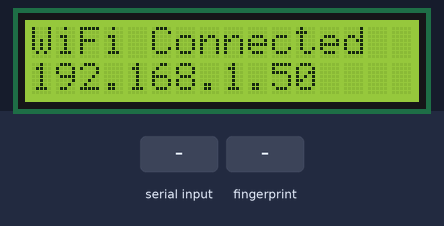
A sketch run on a simulated ESP32. Parts: 16×2 character LCD. The inputs (shaded band) are chosen by the test bench. WiFi joins after 1.5 s; servers stay silent unless stated; uploads are accepted with an empty reply; what the sketch prints to the serial monitor is not drawn.

Above: at 3.9 s.
4.0 s: "90,45\n" received over Serial
At 5.6 s:
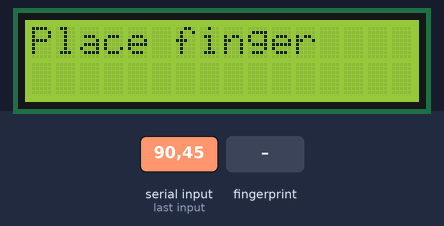
6.5 s: finger stored as number 1 placed on the sensor
At 7.6 s:
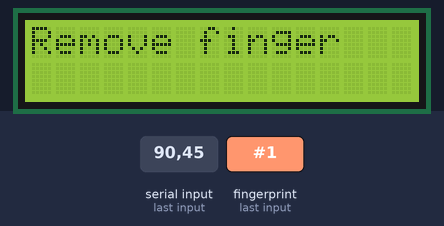
9.5 s: finger stored as number 1 placed on the sensor
At 10.7 s:
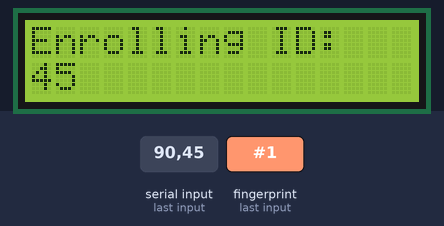
Timing chart, 0 to 12.5 s (numbered marks = the images above; inputs shaded):
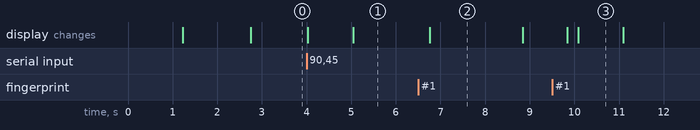

The sketch:

enroll_fingerprint_http.ino
```cpp
#include <Adafruit_Fingerprint.h>
#include <WiFi.h>
#include <HTTPClient.h>
#include <Wire.h>
#include <LiquidCrystal_I2C.h>

// Pin configuration for fingerprint sensor
#define RX_PIN 16
#define TX_PIN 17

// Wi-Fi credentials
const char* ssid = "TP-Link_C090";
const char* password = "30888630";

// Server URL for storing fingerprint data
const char* serverUrl = "http://192.168.201.236/update_fingerprint.php";

// Hardware Serial for fingerprint sensor (using UART2)
HardwareSerial mySerial(2);
Adafruit_Fingerprint finger = Adafruit_Fingerprint(&mySerial);

// LCD configuration (16x2, I2C address 0x27)
LiquidCrystal_I2C lcd(0x27, 16, 2);

void setup() {
    Serial.begin(115200);
    mySerial.begin(57600, SERIAL_8N1, RX_PIN, TX_PIN); // Initialize fingerprint sensor

    // Initialize LCD
    lcd.init();
    lcd.backlight();
    lcd.clear();
    lcd.setCursor(0, 0);
    lcd.print("Initializing...");

    delay(100);

    // Initialize fingerprint sensor
    finger.begin(57600);
    delay(5);

    if (finger.verifyPassword()) {
        Serial.println("Fingerprint sensor detected!");
        lcd.clear();
        lcd.setCursor(0, 0);
        lcd.print("Sensor Found!");
    } else {
        Serial.println("Fingerprint sensor NOT detected!");
        lcd.clear();
        lcd.setCursor(0, 0);
        lcd.print("No Sensor!");
        while (1) { delay(1); }  // Halt execution
    }

    // Connect to Wi-Fi
    connectToWiFi();
}

void loop() {
    if (Serial.available() > 0) {
        lcd.clear();
        lcd.setCursor(0, 0);
        lcd.print("Enter ID:");

        int id = Serial.parseInt();
        if (id < 1 || id > 1000) {
            Serial.println("Invalid ID. Enter 1-1000.");
            lcd.clear();
            lcd.setCursor(0, 0);
            lcd.print("Invalid ID!");
            return;
        }

        enrollFingerprint(id);
    }
}

// Function to enroll a fingerprint
void enrollFingerprint(int id) {
    Serial.print("Enrolling ID #"); Serial.println(id);
    lcd.clear();
    lcd.setCursor(0, 0);
    lcd.print("Enrolling ID:");
    lcd.setCursor(0, 1);
    lcd.print(id);

    delay(1000);

    int p = -1;
    Serial.println("Place your finger...");
    lcd.clear();
    lcd.setCursor(0, 0);
    lcd.print("Place finger");

    while (p != FINGERPRINT_OK) {
        p = finger.getImage();
        if (p == FINGERPRINT_NOFINGER) continue;
        if (p == FINGERPRINT_PACKETRECIEVEERR) showError("Comm Error");
        if (p == FINGERPRINT_IMAGEFAIL) showError("Imaging Error");
    }

    p = finger.image2Tz(1);
    if (p != FINGERPRINT_OK) return showError("Convert Err");

    Serial.println("Remove finger");
    lcd.clear();
    lcd.setCursor(0, 0);
    lcd.print("Remove finger");
    delay(2000);

    while (finger.getImage() != FINGERPRINT_NOFINGER) delay(100);

    Serial.println("Place the same finger again...");
    lcd.clear();
    lcd.setCursor(0, 0);
    lcd.print("Again Finger");

    p = -1;
    while (p != FINGERPRINT_OK) {
        p = finger.getImage();
        if (p == FINGERPRINT_NOFINGER) continue;
        if (p == FINGERPRINT_PACKETRECIEVEERR) showError("Comm Error");
        if (p == FINGERPRINT_IMAGEFAIL) showError("Imaging Error");
    }

    p = finger.image2Tz(2);
    if (p != FINGERPRINT_OK) return showError("Convert Err");

    Serial.println("Matching fingerprints...");
    lcd.clear();
    lcd.setCursor(0, 0);
    lcd.print("Matching Prints");

    p = finger.createModel();
    if (p == FINGERPRINT_OK) {
        Serial.println("Prints Matched!");
        lcd.clear();
        lcd.setCursor(0, 0);
        lcd.print("Matched!");
    } else {
        return showError("No Match");
    }

    Serial.print("Storing model for ID "); Serial.println(id);
    lcd.clear();
    lcd.setCursor(0, 0);
    lcd.print("Storing...");

    p = finger.storeModel(id);
    if (p == FINGERPRINT_OK) {
        Serial.println("Enrollment Success!");
        lcd.clear();
        lcd.setCursor(0, 0);
        lcd.print("Enroll Success!");

        // Send data to server
        sendFingerprintDataToServer(id);
    } else {
        showError("Store Failed");
    }
}

// Function to connect to Wi-Fi
void connectToWiFi() {
    Serial.print("Connecting to WiFi: ");
    Serial.println(ssid);

    lcd.clear();
    lcd.setCursor(0, 0);
    lcd.print("Connecting WiFi");

    WiFi.begin(ssid, password);
    while (WiFi.status() != WL_CONNECTED) {
        delay(500);
        Serial.print(".");
    }

    Serial.println("\nWiFi Connected!");
    Serial.print("IP Address: ");
    Serial.println(WiFi.localIP());

    lcd.clear();
    lcd.setCursor(0, 0);
    lcd.print("WiFi Connected");
    lcd.setCursor(0, 1);
    lcd.print(WiFi.localIP().toString());
}

// Function to send fingerprint ID to the server
void sendFingerprintDataToServer(int sr_no) {
    if (WiFi.status() == WL_CONNECTED) {
        WiFiClient client;
        HTTPClient http;

        Serial.println("Sending data to server...");
        lcd.clear();
        lcd.setCursor(0, 0);
        lcd.print("Sending Data...");

        http.begin(client, serverUrl);
        http.addHeader("Content-Type", "application/x-www-form-urlencoded");
        String postData = "sr_no=" + String(sr_no);

        int httpCode = http.POST(postData);
        if (httpCode > 0) {
            String payload = http.getString();
            Serial.println("Server Response: " + payload);

            lcd.clear();
            lcd.setCursor(0, 0);
            lcd.print("Server Resp:");
            lcd.setCursor(0, 1);
            lcd.print(payload.length() > 16 ? payload.substring(0,16) : payload);
        } else {
            Serial.print("POST Error: ");
            Serial.println(httpCode);
            showError("POST Failed");
        }

        http.end();
    } else {
        Serial.println("Not connected to WiFi!");
        showError("No WiFi");
    }
}

// Helper function to show errors on LCD
void showError(const char* message) {
    Serial.println(message);
    lcd.clear();
    lcd.setCursor(0, 0);
    lcd.print(message);
    delay(2000);
    lcd.clear();
}
```

Measured:
- after the input at 4.0 s, the display: first changes at once (image 1 shows a later state)
- after the input at 6.5 s, the display: changes after 0.26 s (image 2)
- after the input at 9.5 s, the display: first changes after 0.34 s (image 3 shows a later state)
- what the display in image 2 shows lasts 2.0 s, from 6.8 s to 8.8 s
- what the display in image 3 shows lasts 1.0 s, from 10.1 s to 11.1 s
